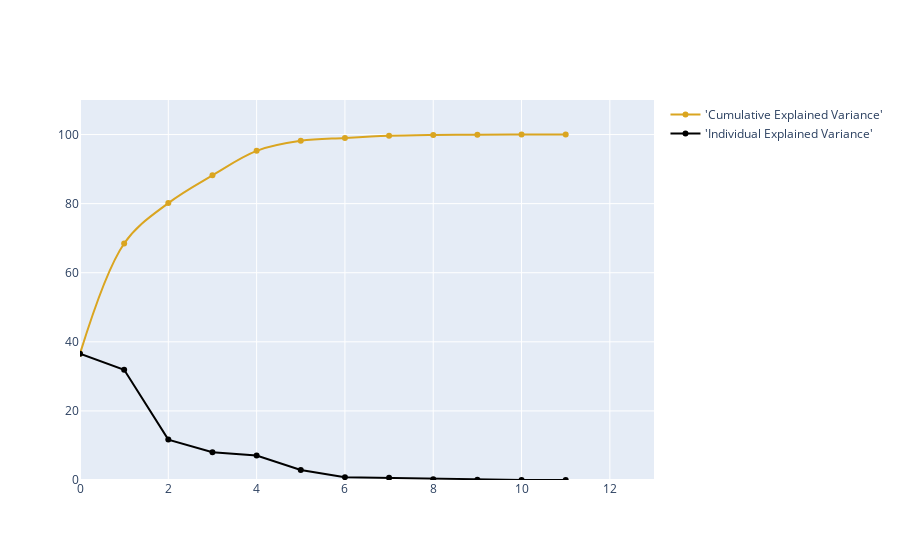

Source (notebook cell):
### Code cell
trace1 = go.Scatter(
    x=list(range(12)),
    y= cum_var_exp,
    mode='lines+markers',
    hoverinfo= "all",
    name="'Cumulative Explained Variance'",
    line=dict(
        shape='spline',
        color = 'goldenrod'
    )
)
trace2 = go.Scatter(
    x=list(range(12)),
    y= var_exp,
    hoverinfo= "all",
    mode='lines+markers',
    name="'Individual Explained Variance'",
    line=dict(
        shape='linear',
        color = 'black'
    )
)
fig = tls.make_subplots(insets=[{'cell': (1,1), 'l': 0.7, 'b': 0.3}],
                          print_grid=True)

fig.append_trace(trace1, 1, 1)
fig.append_trace(trace2,1,1)
fig.layout.xaxis = dict(range=[0, 13])
fig.layout.yaxis = dict(range=[0, 110])

py.iplot(fig, filename='inset example')

### Figure 1 — Plotly figure (JSON) as saved in the notebook; plotly's stock layout.template omitted (floating-point values rounded to 4 significant figures)
{"data": [{"hoverinfo": "all", "line": {"color": "goldenrod", "shape": "spline"}, "mode": "lines+markers", "name": "'Cumulative Explained Variance'", "type": "scatter", "x": [0, 1, 2, 3, 4, 5, 6, 7, 8, 9, 10, 11], "xaxis": "x", "y": [36.55, 68.47, 80.16, 88.2, 95.28, 98.17, 98.99, 99.62, 99.87, 99.96, 99.99, 100.0], "yaxis": "y"}, {"hoverinfo": "all", "line": {"color": "black", "shape": "linear"}, "mode": "lines+markers", "name": "'Individual Explained Variance'", "type": "scatter", "x": [0, 1, 2, 3, 4, 5, 6, 7, 8, 9, 10, 11], "xaxis": "x", "y": [36.55, 31.92, 11.69, 8.043, 7.078, 2.892, 0.8166, 0.6274, 0.2474, 0.09156, 0.03151, 0.01191], "yaxis": "y"}], "layout": {"xaxis": {"range": [0, 13]}, "xaxis2": {"anchor": "y2", "domain": [0.7, 1]}, "yaxis": {"range": [0, 110]}, "yaxis2": {"anchor": "x2", "domain": [0.3, 1]}}}
